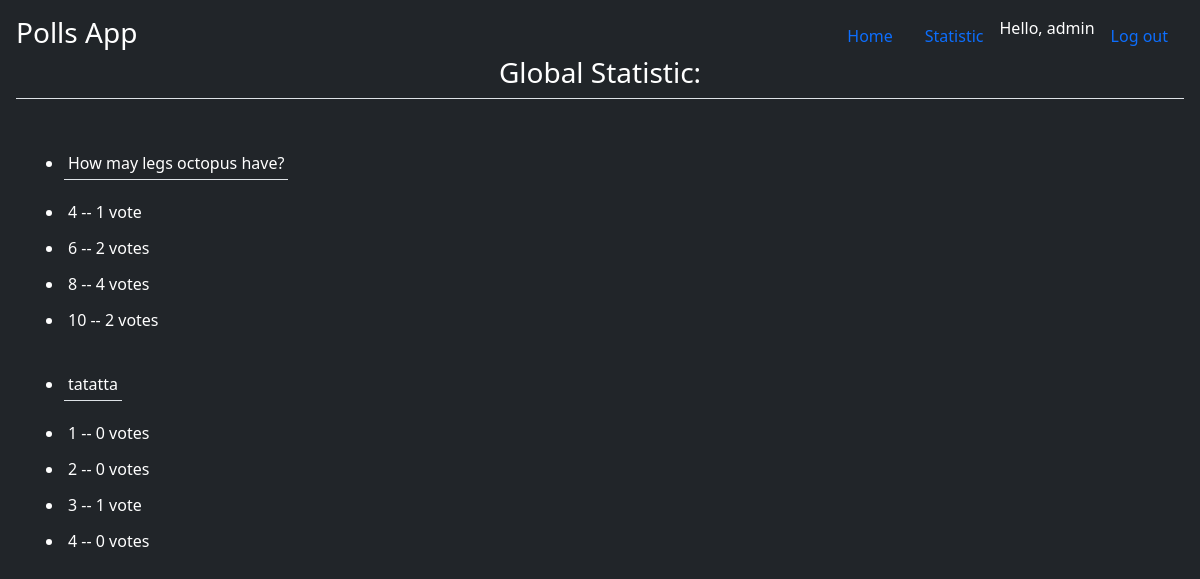
/statistic/ (signed in), run on an earlier commit of the app's database.
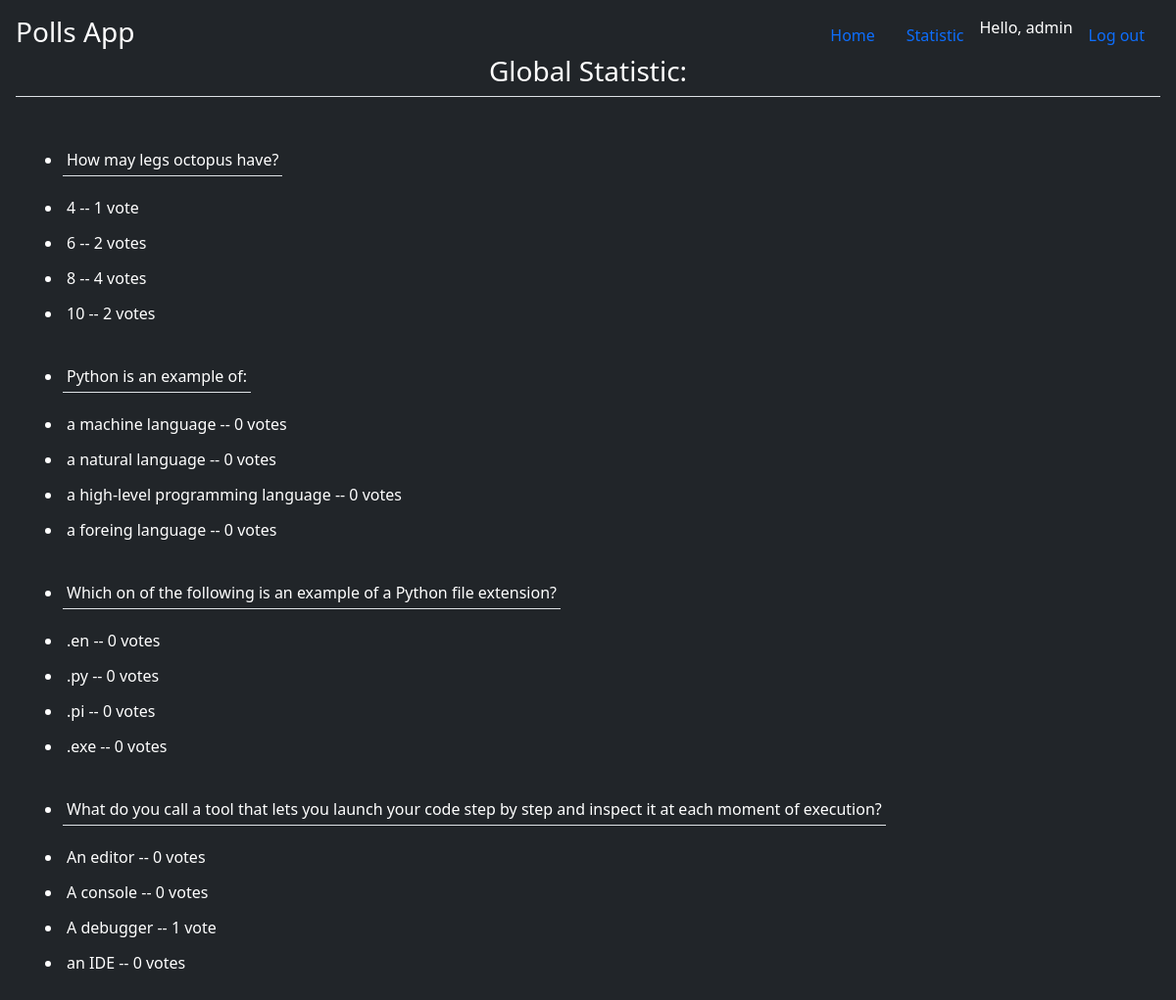
And on a later commit of the database.
### polls/models.py (models this page shows, shortened)
class Question(models.Model):
    question_text = models.CharField(max_length=250)
    pub_date = models.DateTimeField('date published')
    def was_published_recently(self):
        now = timezone.now()
        return now - datetime.timedelta(days=1) <= self.pub_date <= now
    was_published_recently.admin_order_field = 'pub_date'
    was_published_recently.boolean = True
    was_published_recently.short_description = 'Published recently?'
    list_filter = ['pub_date']
    search_fields = ['question_text']

class Choice(models.Model):
    question = models.ForeignKey(Question, on_delete=models.CASCADE)
    choice_text = models.CharField(max_length=250)
    votes = models.IntegerField(default=0)

### polls/views.py (the view)
# urls.py: path('statistic/', views.StatisticView.as_view(), name='statistic'),
class StatisticView(generic.ListView):
    context_object_name = 'questions'
    template_name = 'polls/statistic.html'
    def get_queryset(self):
        return Question.objects.all()

### polls/templates/polls/statistic.html
{% extends "polls/base.html" %}
{% block content %}
<h3 class="border-bottom pb-2 mb-0"> Global Statistic:</h3>
{% if user.is_authenticated %}
    <div class="text-start my-3 p-3">
        {% for question in questions %}
            <ul class="d-flex pt-3">
                <li class="border-bottom p-1 pb-1 mb-0">{{ question.question_text }}</li>
            </ul>
            <ul>
                {% for choice in question.choice_set.all %}
                <li class="p-1 pb-1 mb-1">{{ choice.choice_text }} -- {{ choice.votes }} vote{{ choice.votes|pluralize }}</li>
                {% endfor %}
            </ul>
        {% endfor %}
    </div>
{% else %}
         <div class="position-absolute bottom-50 end-50"></div>
            <p>If you would like to see global statistic, you will need login or register</p>
        </div>
{% endif%}
{% endblock content %}

### polls/templates/polls/base.html (shortened to what this page needs)
<!doctype html>
{% load bootstrap5 %}
<html lang="en">
<head>
{% bootstrap_css %}
</head>
<body class="d-flex h-100 text-center text-white bg-dark">
<div class="cover-container d-flex w-100 h-100 p-3 mx-auto flex-column">
  <header class="mb-auto">
    <div>
      <h3 class="float-md-start mb-0">Polls App</h3>
      <nav class="nav nav-masthead justify-content-center float-md-end">
        <a class="nav-link active" aria-current="page" href="/">Home</a>
        <a class="nav-link" href="/statistic">Statistic</a>
        {% if user.is_authenticated %}
                Hello, {{ user.username }}
            <a class="nav-link" href="{% url 'users:logout' %}">Log out</a>
            {% else %}
            <a class="nav-link" href="{% url 'users:register' %}">Register</a>
            <a class="nav-link" href="{% url 'users:login' %}">Log in</a>
        {% endif %}
      </nav>
    </div>
  </header>
<div>
    {% block content %}
    {% endblock content %}
</div>
</div>
</body>
</html>

What changed in the data, as far as the page shows it:
removed Question: question_text "tatatta"
removed Choice: choice_text "1", votes "0", shown under "tatatta"
removed Choice: choice_text "2", votes "0", shown under "tatatta"
removed Choice: choice_text "3", votes "1", shown under "tatatta"
removed Choice: choice_text "4", votes "0", shown under "tatatta"
added Question: question_text "Python is an example of:"
added Choice: choice_text "a machine language", votes "0", shown under "Python is an example of:"
added Choice: choice_text "a natural language", votes "0", shown under "Python is an example of:"
added Choice: choice_text "a high-level programming language", votes "0", shown under "Python is an example of:"
added Choice: choice_text "a foreing language", votes "0", shown under "Python is an example of:"
added Question: question_text "Which on of the following is an example of a Python file extension?"
added Choice: choice_text ".en", votes "0", shown under "Which on of the following is an example of a Python file extension?"
added Choice: choice_text ".py", votes "0", shown under "Which on of the following is an example of a Python file extension?"
added Choice: choice_text ".pi", votes "0", shown under "Which on of the following is an example of a Python file extension?"
added Choice: choice_text ".exe", votes "0", shown under "Which on of the following is an example of a Python file extension?"
added Question: question_text "What do you call a tool that lets you launch your code step by step and inspect it at each moment of execution?"
added Choice: choice_text "An editor", votes "0"
added Choice: choice_text "A console", votes "0"
added Choice: choice_text "A debugger", votes "1"
added Choice: choice_text "an IDE", votes "0"
